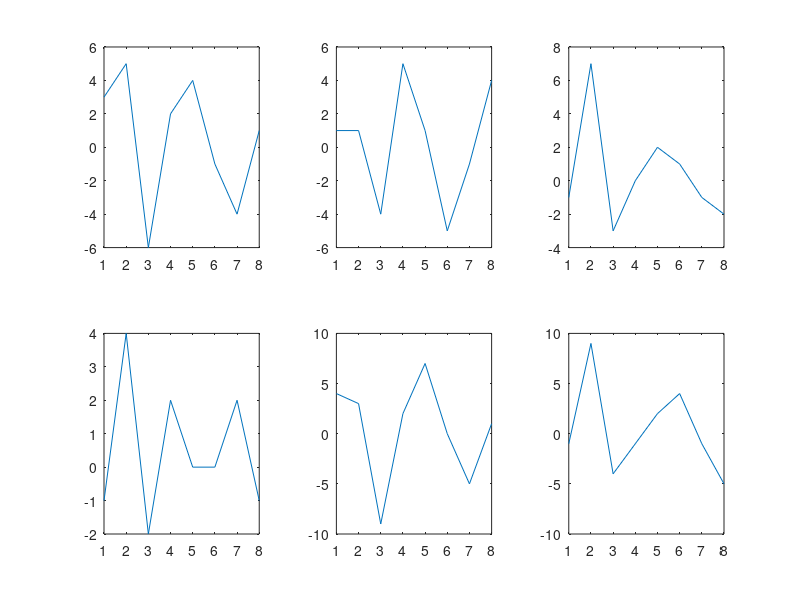
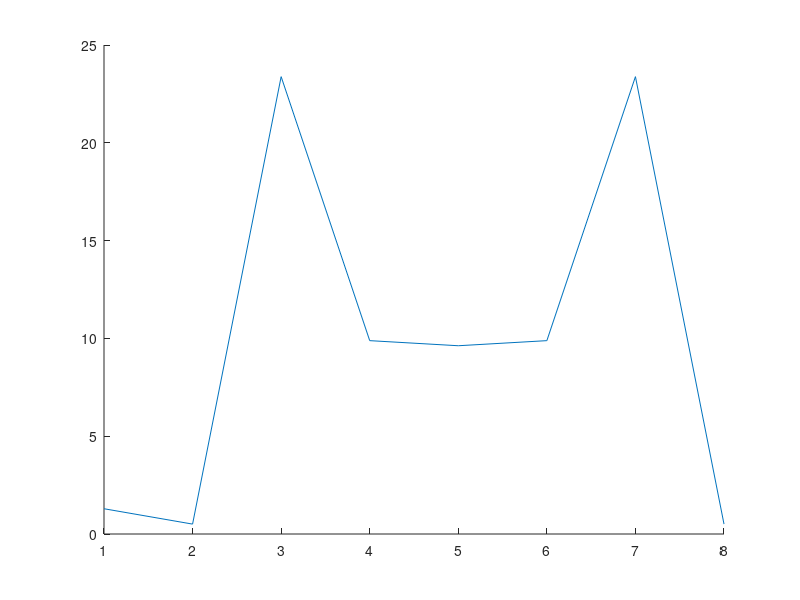
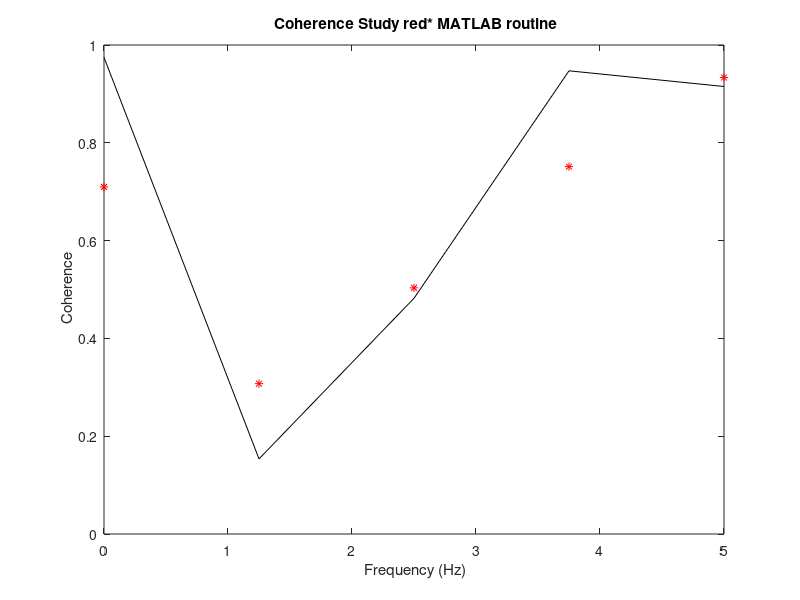
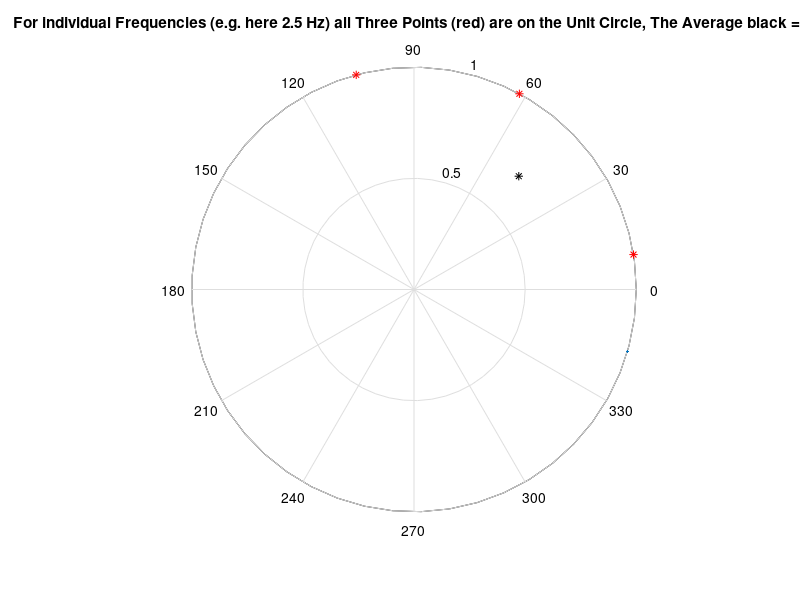

These figures' MATLAB source, in order:
% pr8_3
% CoherenceStudy

clear;
N=8;
SampleRate=10;
t=[0 .1 .2 .3 .4 .5 .6 .7];

% Three Replications of Two Signals x and y
x1=[3 5 -6 2 4 -1 -4 1];
x2=[1 1 -4 5 1 -5 -1 4];
x3=[-1 7 -3 0 2 1 -1 -2];
y1=[-1 4 -2 2 0 0 2 -1];
y2=[4 3 -9 2 7 0 -5 1];
y3=[-1 9 -4 -1 2 4 -1 -5];
f=SampleRate*(0:N/2)/N;                             % Frequency Axis

%%

figure; hold on; 
subplot(231);
plot(x1);
subplot(232);
plot(x2);
subplot(233);
plot(x3);

subplot(234);
plot(y1);
subplot(235);
plot(y2);
subplot(236);
plot(y3);


%%

% Signals Combined
X=[x1 x2 x3];
Y=[y1 y2 y3];
T=[0 .1 .2 .3 .4 .5 .6 .7 .8 .9 1 1.1 1.2 1.3 1.4 1.5 1.6 1.7 1.8 1.9 2 2.1 2.2 2.3];

cxy=cohere(X, Y, N, SampleRate, boxcar(8));         % direct MATLAB            
                                                    % command for coherence
                                                    % boxcar(8) is a
                                                    % Rectangular Window
% FFTs
fx1=fft(x1);
fx2=fft(x2);
fx3=fft(x3);

fy1=fft(y1);
fy2=fft(y2);
fy3=fft(y3);

%%

%Power and Cross Spectra individual trials
Px1x1=fx1.*conj(fx1)/N;
Px2x2=fx2.*conj(fx2)/N;
Px3x3=fx3.*conj(fx3)/N;
MeanPx=mean([Px1x1', Px2x2', Px3x3']');     	% Average the Trials

Py1y1=fy1.*conj(fy1)/N;
Py2y2=fy2.*conj(fy2)/N;
Py3y3=fy3.*conj(fy3)/N;
MeanPy=mean([Py1y1', Py2y2', Py3y3']');     	% Average the Trials

Px1y1=fx1.*conj(fy1)/N;
Px2y2=fx2.*conj(fy2)/N;
Px3y3=fx3.*conj(fy3)/N;
MeanPxy=mean([Px1y1', Px2y2', Px3y3']');    	% Average the Trials

figure; hold on;
plot(abs(MeanPxy));

%%
% Calculate the Coherence, the abs command is to get 
% the Magnitude of the Complex values in MeanPxy
C=(abs(MeanPxy).^2)./(MeanPx.*MeanPy);

% Plot the Results
figure
plot(f,C(1:5),'k');
hold;
plot(f,cxy,'r*');
title(' Coherence Study red* MATLAB routine')
xlabel(' Frequency (Hz)')
ylabel(' Coherence')

figure;
for phi=0:2*pi
    polar(phi,1);
    disp(phi);
end;                % Unit Circle
hold;

% Plot the individual points for the second frequency 2.5 Hz
plot(Px1y1(3)/sqrt((Px1x1(3)*Py1y1(3))),'r*')
plot(Px2y2(3)/sqrt((Px2x2(3)*Py2y2(3))),'r*')
plot(Px3y3(3)/sqrt((Px3x3(3)*Py3y3(3))),'r*')

% Plot the average
plot(MeanPxy(3)/sqrt((MeanPx(3)*MeanPy(3))),'k*');
title(' For individual Frequencies (e.g. here 2.5 Hz) all Three Points (red) are on the Unit Circle, The Average black =<1')
